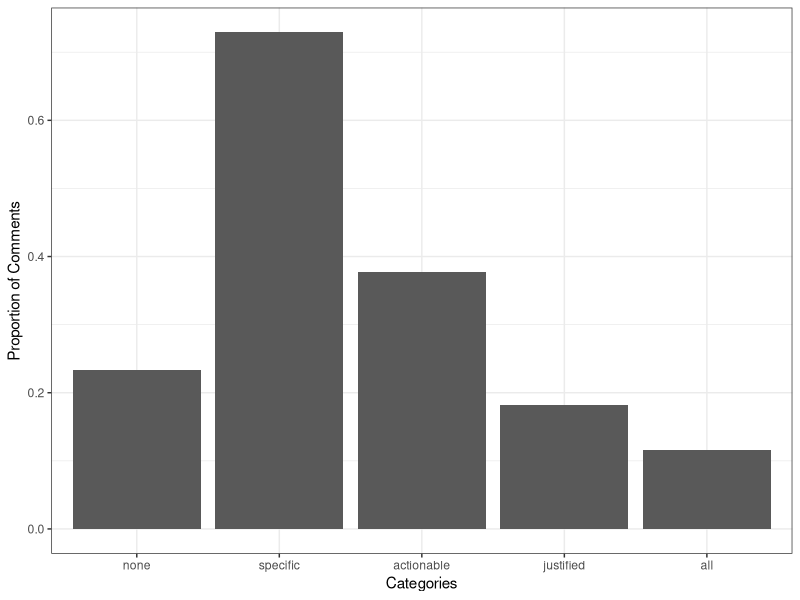

Source code (R):
## ---- chunk 1
library(tidytext)
library(tidyr)
library(ggplot2)
library(dplyr)
library(car)
library(reshape2)
## ---- chunk 2
#read in data
all_comments <- read.table("data/all_feedback.tsv", fill=TRUE, header=TRUE, sep="\t", quote="", comment.char="")

all_comments <- all_comments %>%
  na.omit()
head(all_comments)
## ---- chunk 3
#specific, actionable, justified counts
feedback_sum <- summarise(all_comments,
                          condition="x",
                          none = length(which(Specific==0 & Actionable==0 & Justified==0))/length(Comment),
                          specific_only = length(which(Specific==1 & Actionable==0 & Justified==0))/length(Comment),
                          specific_actionable = length(which(Specific==1 & Actionable==1 & Justified==0))/length(Comment),
                          specific_justified = length(which(Specific==1 & Actionable==0 & Justified==1))/length(Comment),
                          specific = length(which(Specific==1))/length(Comment),
                          actionable = length(which(Actionable==1))/length(Comment),
                          justified = length(which(Justified==1))/length(Comment),
                          all = length(which(Specific==1 & Actionable==1 & Justified==1))/length(Comment))

feedback_sum
## ---- chunk 4
df <- melt(feedback_sum[,c('condition','none','specific','actionable','justified','all')], id.vars=1)
df

ggplot(df, aes(variable, value)) +
  geom_bar(stat="identity",position="dodge") +
  theme_bw() +
  scale_y_continuous(name="Proportion of Comments") +
  scale_x_discrete(name="Categories")
## ---- chunk 5
#correlation of comment length and quality rating

## ---- chunk 6
comment_text <- all_comments %>%
  mutate(feedback = as.vector(all_comments[,1]),
         linenumber=1:n())
  
comment_text
## ---- chunk 7
#text analysis by bigrams
ngrams <- comment_text %>%
  unnest_tokens(ngram, Comment, token="ngrams",n=3)

ngrams
## ---- chunk 8
separate_ngrams <- ngrams %>%
  separate(ngram, c("word1","word2","word3"), sep=" ")

separate_ngrams

mystop <- data.frame(words=c("the", "of", "that", "and", "it","at", "a", "as", "to","as","if","is","from", "on"))
ngram_filtered <- separate_ngrams %>%
  filter(!word1 %in% mystop$words) %>%
  filter(!word2 %in% mystop$words) %>%
  filter(!word3 %in% mystop$words)

ngram_filtered
## ---- chunk 9
